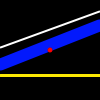
Frame 1 (no input)
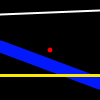
Frame 60 (the mouse pressed at the canvas centre just before this capture)
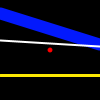
Frame 120 (the mouse held since frame 60 and released just before this capture)

The Processing sketch that drew these frames (run headless with seeded random() and noise(); from frame 60 on, the mouse is pressed at the canvas centre):

// Processing sketch: processing_38955
// ── processing_38955.pde

void setup(){
  frameRate(4);
}
void draw(){
  background(0);
  smooth();
  stroke(3,25,252);
  strokeWeight(12);
  line(0,random(100),99,random(100));
  
  
  stroke(255);
  strokeWeight(2);
  line(0,random(50),99,random(50));
  
  fill(255,0,0);
  stroke(0);
  strokeWeight(0);
  ellipse(50, 50, 05, 05);
  
  stroke(252,232,3);
  strokeWeight(3);
  line(0,75,100,75);
}
